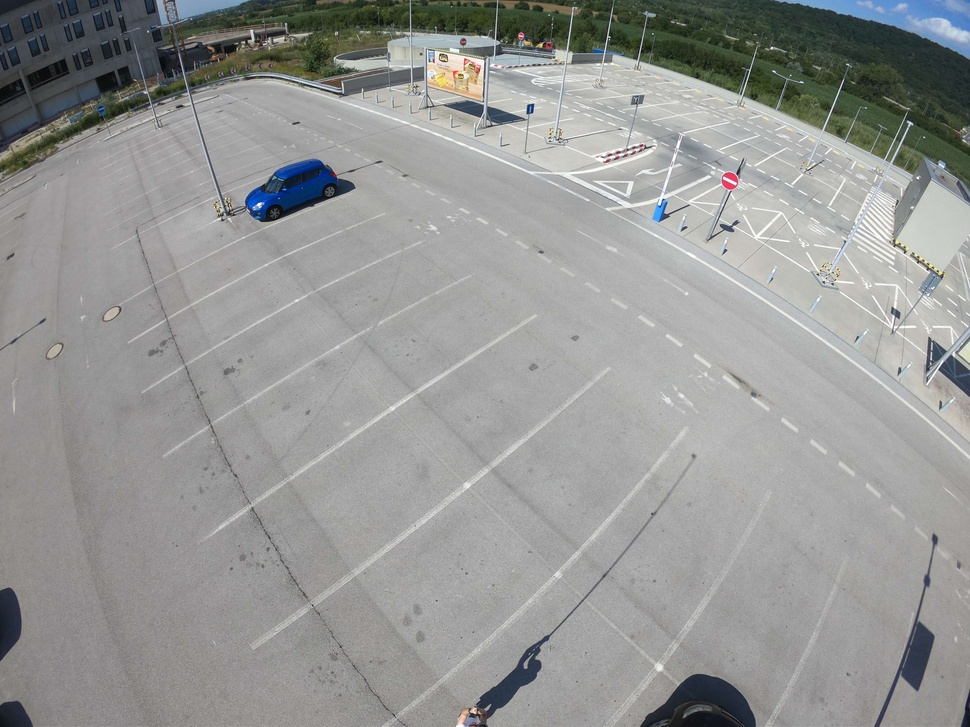
#> input picture Hough_lines_expermiental/GOPR6632.JPG, 970 x 727 px, shrunk from 4000 x 3000 before the run
$ python HoughLines.py
#> lines starting #> are read from the running program, lines starting #| are printed output that depends on the picture
import cv2 as cv
import numpy as np
img = cv.imread(cv.samples.findFile('GOPR6632.JPG'))
#> img is the input picture: shape (727, 970, 3); mean B, G, R 148.9, 150.4, 149.5
gray = cv.cvtColor(img,cv.COLOR_BGR2GRAY)
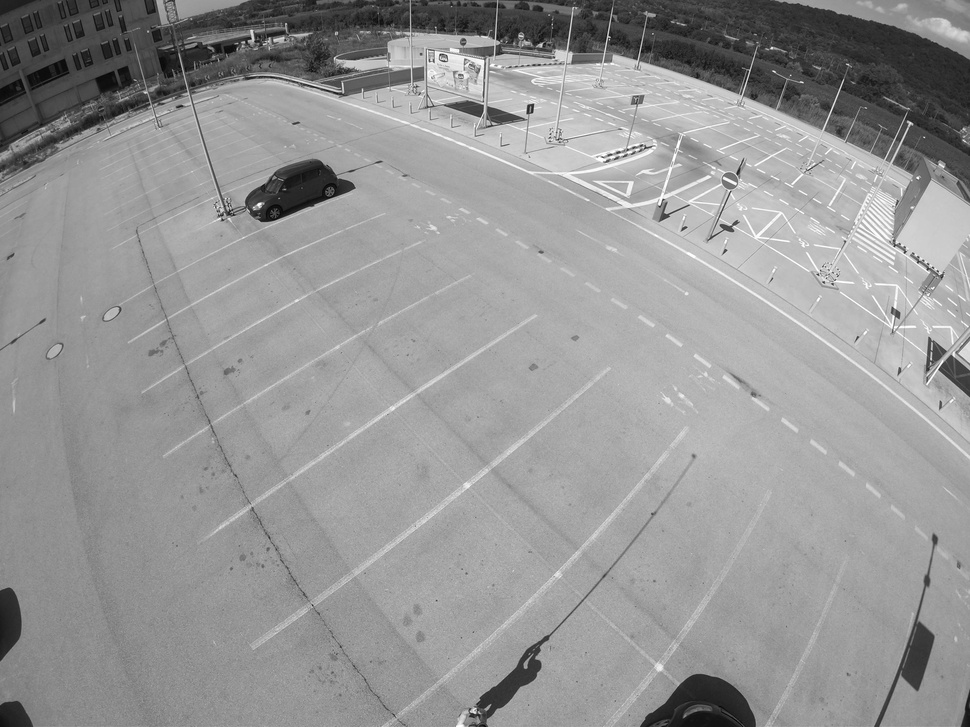
#> gray: shape (727, 970); min 1, max 255, mean 150
edges = cv.Canny(gray,50,150,apertureSize = 3)
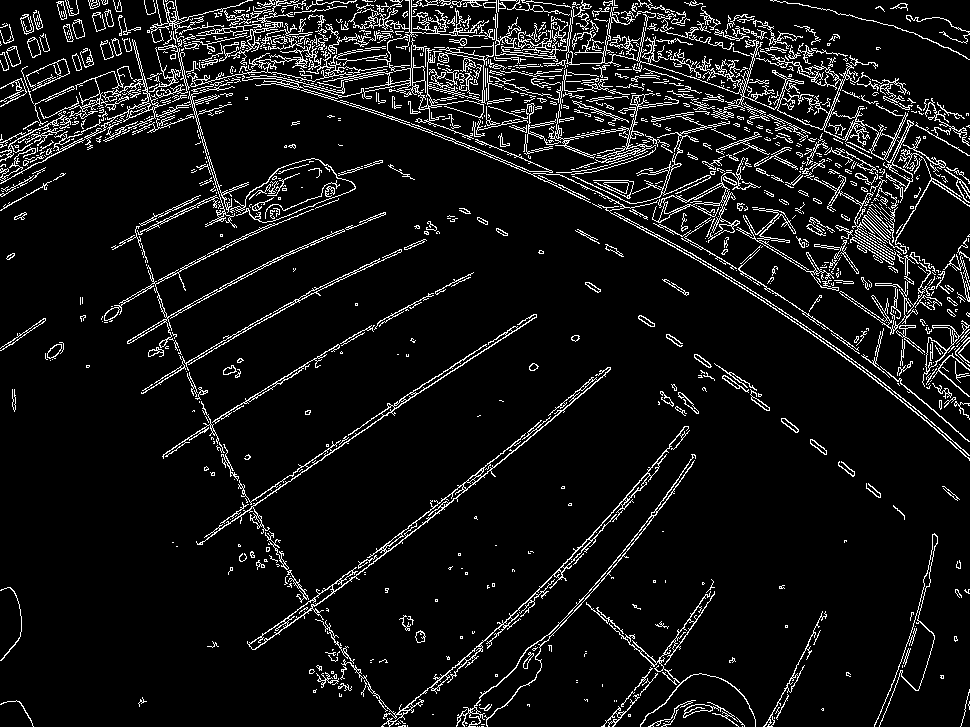
#> edges: shape (727, 970); 8% white in thin lines or dots
lines = cv.HoughLines(edges,1,np.pi/180,200)
#> lines = 370 rows, first 8: [666, 0.908], [557, 0.995], [667, 0.89], [560, 0.96], [-37, 1.88], [10, 1.71], [94, 1.52], [-111, 2.08]
for line in lines:
    rho,theta = line[0]
    a = np.cos(theta)
    b = np.sin(theta)
    x0 = a*rho
    y0 = b*rho
    x1 = int(x0 + 1000*(-b))
    y1 = int(y0 + 1000*(a))
    x2 = int(x0 - 1000*(-b))
    y2 = int(y0 - 1000*(a))
    cv.line(img,(x1,y1),(x2,y2),(0,0,255),2)
#> this loop made 370 passes
#> (rho, theta, a, b, x0, y0, x1, y1) on passes 1 to 3: (666, 0.908, 0.616, 0.788, 410, 524.8, -377, 1140), (557, 0.995, 0.545, 0.839, 303.4, 467.1, -535, 1011), (667, 0.89, 0.629, 0.777, 419.8, 518.4, -357, 1147)
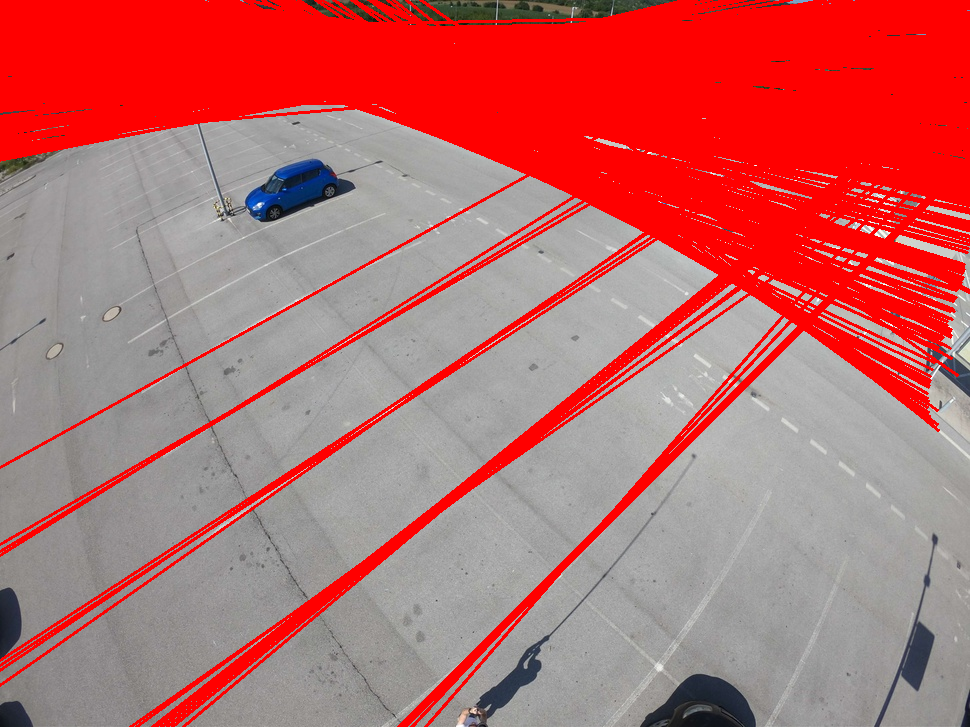
#> img: shape (727, 970, 3); mean B, G, R 107.1, 107.4, 186.8
cv.imwrite('houghlines3.jpg', img)
